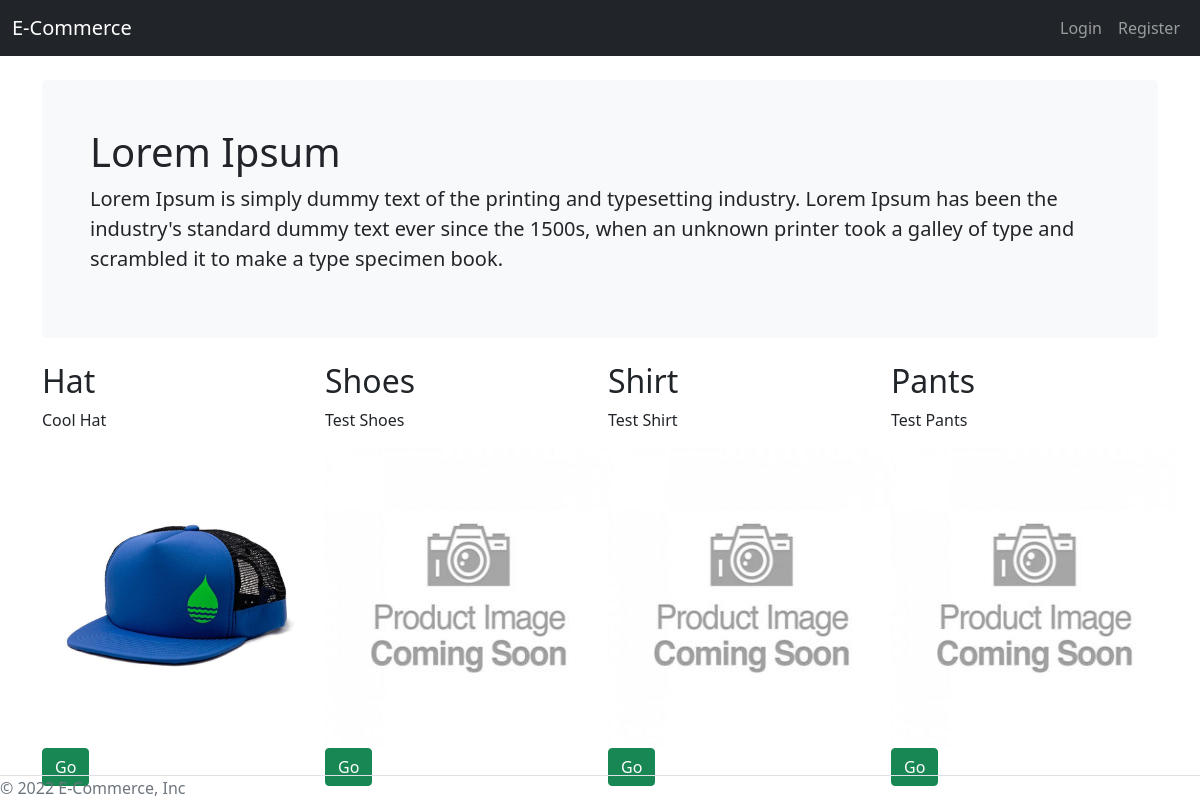
Before: / with the older database file.
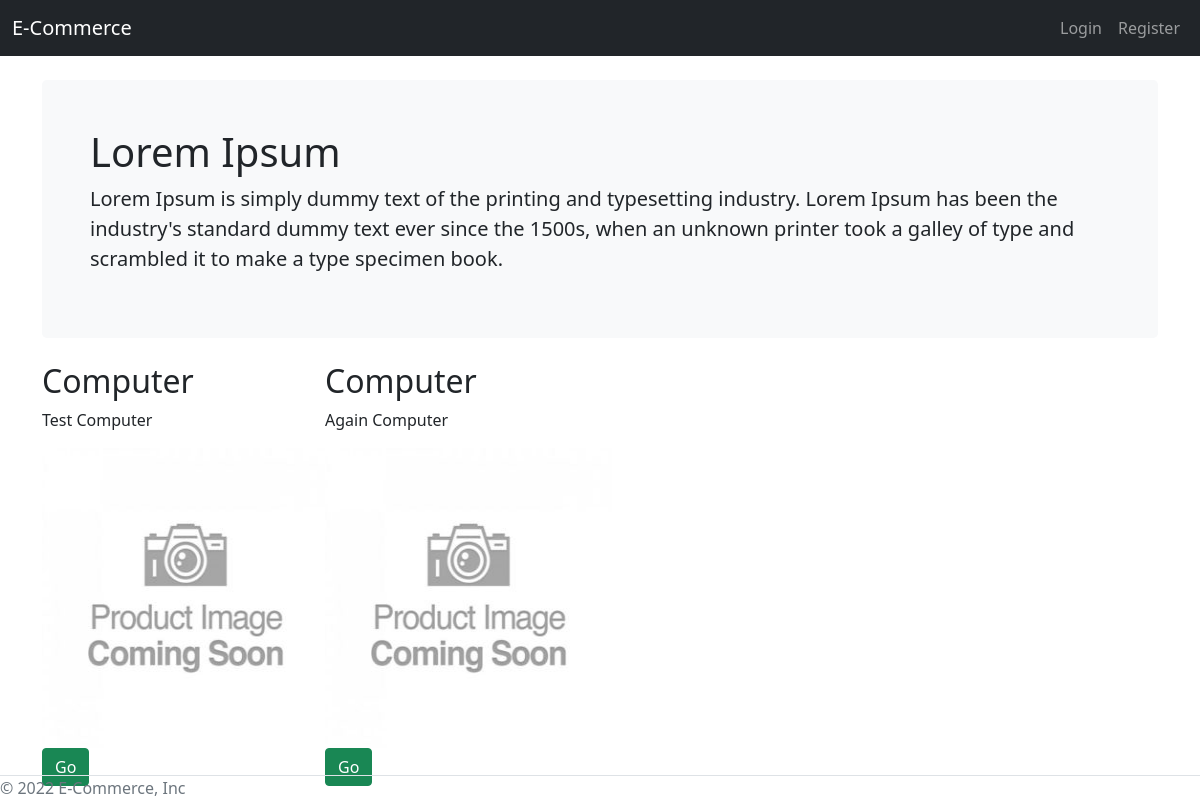
After: the same page with the newer database file.
### products/models.py (models this page shows, shortened)
class Product(models.Model):
    title = models.CharField(max_length=50)
    slug = models.SlugField(blank=True, unique=True)
    description = models.TextField()
    price = models.DecimalField(decimal_places=2, max_digits=20, default=10.00)
    image = models.ImageField(upload_to=upload_image_path, null=True, blank=True)
    featured = models.BooleanField(default=False)
    active = models.BooleanField(default=True)
    objects = ProductManager()
    def get_absolute_url(self):
        return reverse("products:detailed", kwargs={"slug": self.slug})

### test202/views.py (the view)
# urls.py: path('', home_page, name='home'),
def home_page(request):
    list = Product.objects.all()
    context = {
        'list': list
    }
    return render(request, 'home_page.html', context)

### products/models.py (called while the page is built)
    def active(self):
        return self.filter(active=True)

    def get_queryset(self):
        return ProductQuerySet(self.model, using=self._db)

    def all(self):
        return self.get_queryset().active()

### templates/home_page.html (shortened to what this page needs)
{% load static %}
<!doctype html>
<html lang="en">
  <head>
    <link rel="stylesheet" href="{% static 'css/main.css' %}">
    {% include "base/css.html" %}
  </head>
  <body class="d-flex flex-column min-vh-100">
    {% include "base/navbar.html" %}
    <div class="container">
        <div class="p-5 my-4 bg-light rounded-3">
            <h1>Lorem Ipsum</h1>
            <p class="lead">Lorem Ipsum is simply dummy text of the printing and typesetting industry. Lorem Ipsum has been the industry's standard dummy text ever since the 1500s, when an unknown printer took a galley of type and scrambled it to make a type specimen book.</p>
        </div>
        <div class="row g-3">
            {% for foo in list %}
                <div class="col-md-6 col-lg-4 col-xl-3">
                    <h2>{{ foo.title }}</h2>
                    <p>{{ foo.description }}</p>
                    {% if foo.image %}
                        <img src="{{ foo.image.url }}" style="height: 300px; max-height: 300px; width: 287px; max-width: 287px;">
                    {% elif not foo.image %}
                        <img src="{% static 'img/item.jpg' %}" style="height: 300px; max-height: 300px; width: 287px; max-width: 287px;">
                    {% endif %}
                    <a class="btn btn-success" href="{{ foo.get_absolute_url }}">Go</a>
                </div>
            {% endfor %}
        </div>
        {% include "base/footer.html" %}
    </div>
  </body>
</html>

### templates/base/css.html
<link href="https://cdn.jsdelivr.net/npm/bootstrap@5.0.2/dist/css/bootstrap.min.css" rel="stylesheet">

### templates/base/navbar.html (shortened to what this page needs)
<nav class="navbar navbar-expand-lg navbar-dark bg-dark clearfix">
    <div class="container-fluid">
        <a href="{% url 'home' %}" class="navbar-brand">E-Commerce</a>
        <div class="collapse navbar-collapse" id="navbarCollapse">
            {% if request.user.is_authenticated and request.user.is_admin %}
                <div class="navbar-nav">
                    <a href="{% url 'home' %}" class="nav-item nav-link active">Home</a>
                    <a href="{% url 'list_user' %}" class="nav-item nav-link">User List</a>
                    <a href="{% url 'products:product_list' %}" class="nav-item nav-link">Product List</a>
                </div>
                <div class="navbar-nav ms-auto">
                    <a href="{% url 'logout' %}" class="nav-item nav-link btn btn-danger">Logout</a>
                </div>
            {% elif not request.user.is_authenticated %}
                <div class="navbar-nav ms-auto">
                    <a href="{% url 'login' %}" class="nav-item nav-link">Login</a>
              	    <a href="{% url 'register' %}" class="nav-item nav-link">Register</a>
                </div>
            {% endif %}
        </div>
    </div>
</nav>

### templates/base/footer.html
<footer class="border-top footer-bs fixed-bottom">
    <div class="col-md-4 d-flex align-items-center">
        <span class="text-muted">© 2022 E-Commerce, Inc</span>
    </div>
</footer>

Changed rows visible on the page:
removed Product: title "Hat", description "Cool Hat", image (picture)
removed Product: title "Shoes", description "Test Shoes"
removed Product: title "Shirt", description "Test Shirt"
removed Product: title "Pants", description "Test Pants"
added Product: title "Computer", description "Test Computer"
added Product: title "Computer", description "Again Computer"
